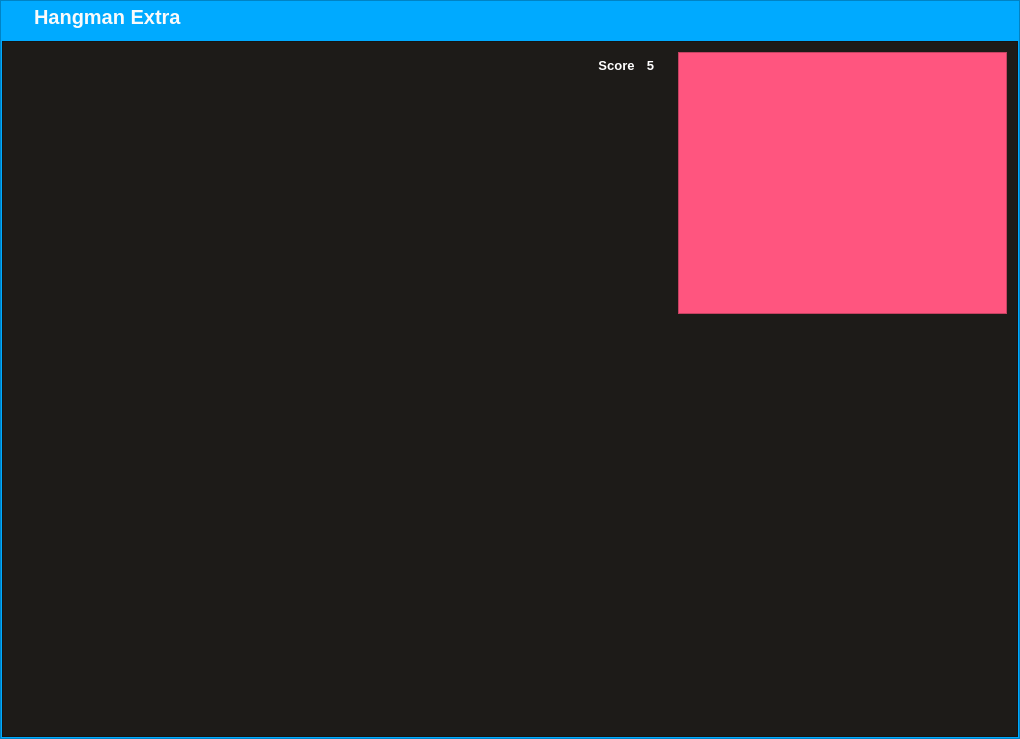
<?xml version="1.0" encoding="UTF-8"?>
<ui version="4.0">
 <class>Form</class>
 <widget class="QWidget" name="Form">
  <property name="geometry">
   <rect>
    <x>0</x>
    <y>0</y>
    <width>1020</width>
    <height>739</height>
   </rect>
  </property>
  <property name="windowTitle">
   <string>Form</string>
  </property>
  <layout class="QVBoxLayout" name="verticalLayout_5">
   <property name="spacing">
    <number>0</number>
   </property>
   <property name="leftMargin">
    <number>0</number>
   </property>
   <property name="topMargin">
    <number>0</number>
   </property>
   <property name="rightMargin">
    <number>0</number>
   </property>
   <property name="bottomMargin">
    <number>0</number>
   </property>
   <item>
    <widget class="QFrame" name="gameView">
     <property name="styleSheet">
      <string notr="true">background-color: rgb(0, 170, 255);</string>
     </property>
     <property name="frameShape">
      <enum>QFrame::StyledPanel</enum>
     </property>
     <property name="frameShadow">
      <enum>QFrame::Raised</enum>
     </property>
     <layout class="QVBoxLayout" name="verticalLayout_4">
      <property name="spacing">
       <number>9</number>
      </property>
      <property name="leftMargin">
       <number>1</number>
      </property>
      <property name="topMargin">
       <number>1</number>
      </property>
      <property name="rightMargin">
       <number>1</number>
      </property>
      <property name="bottomMargin">
       <number>1</number>
      </property>
      <item>
       <widget class="QFrame" name="title_bar_frame">
        <property name="maximumSize">
         <size>
          <width>16777215</width>
          <height>30</height>
         </size>
        </property>
        <property name="styleSheet">
         <string notr="true">background-color: transparent;</string>
        </property>
        <property name="frameShape">
         <enum>QFrame::StyledPanel</enum>
        </property>
        <property name="frameShadow">
         <enum>QFrame::Raised</enum>
        </property>
        <layout class="QHBoxLayout" name="horizontalLayout_6">
         <property name="spacing">
          <number>0</number>
         </property>
         <property name="leftMargin">
          <number>0</number>
         </property>
         <property name="topMargin">
          <number>0</number>
         </property>
         <property name="rightMargin">
          <number>0</number>
         </property>
         <property name="bottomMargin">
          <number>0</number>
         </property>
         <item>
          <widget class="QFrame" name="title_bar_container">
           <property name="maximumSize">
            <size>
             <width>16777215</width>
             <height>70</height>
            </size>
           </property>
           <property name="styleSheet">
            <string notr="true">background-color: transparent;</string>
           </property>
           <property name="frameShape">
            <enum>QFrame::StyledPanel</enum>
           </property>
           <property name="frameShadow">
            <enum>QFrame::Raised</enum>
           </property>
           <layout class="QHBoxLayout" name="horizontalLayout_8">
            <property name="spacing">
             <number>0</number>
            </property>
            <property name="leftMargin">
             <number>30</number>
            </property>
            <property name="topMargin">
             <number>0</number>
            </property>
            <property name="rightMargin">
             <number>0</number>
            </property>
            <property name="bottomMargin">
             <number>0</number>
            </property>
            <item>
             <widget class="QLabel" name="title_bar">
              <property name="styleSheet">
               <string notr="true">font: bold 20px;
color: rgb(250, 250, 250);</string>
              </property>
              <property name="text">
               <string>Hangman Extra</string>
              </property>
             </widget>
            </item>
           </layout>
          </widget>
         </item>
         <item>
          <widget class="QFrame" name="tool_box">
           <property name="maximumSize">
            <size>
             <width>150</width>
             <height>150</height>
            </size>
           </property>
           <property name="styleSheet">
            <string notr="true">background-color: transparent;</string>
           </property>
           <property name="frameShape">
            <enum>QFrame::StyledPanel</enum>
           </property>
           <property name="frameShadow">
            <enum>QFrame::Raised</enum>
           </property>
           <layout class="QHBoxLayout" name="horizontalLayout_9">
            <property name="spacing">
             <number>0</number>
            </property>
            <property name="leftMargin">
             <number>0</number>
            </property>
            <property name="topMargin">
             <number>0</number>
            </property>
            <property name="rightMargin">
             <number>0</number>
            </property>
            <property name="bottomMargin">
             <number>0</number>
            </property>
            <item>
             <widget class="QPushButton" name="minimizeButton">
              <property name="styleSheet">
               <string notr="true">QPushButton {
    background-color: transparent;
	color: rgb(255, 255, 255);
	border-radius: 10px;

    font: 35px;
    padding: 6px;
}


QPushButton:hover{
    
	background-color: rgb(170, 170, 255);
}

QPushButton:pressed {
    
	background-color: rgb(85, 85, 255);
	border-color: rgb(180, 180, 180);
}</string>
              </property>
              <property name="text">
               <string/>
              </property>
              <property name="icon">
               <iconset>
                <normaloff>../minimize.png</normaloff>../minimize.png</iconset>
              </property>
             </widget>
            </item>
            <item>
             <widget class="QPushButton" name="restoreButton">
              <property name="styleSheet">
               <string notr="true">QPushButton {
    background-color: transparent;
	color: rgb(255, 255, 255);
	border-radius: 10px;

    font: 35px;
    padding: 6px;
}


QPushButton:hover{
    
	background-color: rgb(170, 255, 127);
}

QPushButton:pressed {
    
	background-color: rgb(0, 170, 127);
	border-color: rgb(180, 180, 180);
}</string>
              </property>
              <property name="text">
               <string/>
              </property>
              <property name="icon">
               <iconset>
                <normaloff>../fullscreen.png</normaloff>../fullscreen.png</iconset>
              </property>
             </widget>
            </item>
            <item>
             <widget class="QPushButton" name="closeButton">
              <property name="styleSheet">
               <string notr="true">QPushButton {
    background-color: transparent;
	color: rgb(255, 255, 255);
	border-radius: 10px;

    font: 35px;
    padding: 6px;
}


QPushButton:hover{
    
	background-color: ;
	background-color: rgb(255, 85, 0);
}

QPushButton:pressed {
    
	background-color: rgb(208, 0, 0);
	border-color: rgb(180, 180, 180);
}</string>
              </property>
              <property name="text">
               <string/>
              </property>
              <property name="icon">
               <iconset>
                <normaloff>../X.png</normaloff>../X.png</iconset>
              </property>
             </widget>
            </item>
           </layout>
          </widget>
         </item>
        </layout>
       </widget>
      </item>
      <item>
       <widget class="QFrame" name="mainContainer">
        <property name="styleSheet">
         <string notr="true">background-color: rgb(29, 27, 24);</string>
        </property>
        <property name="frameShape">
         <enum>QFrame::StyledPanel</enum>
        </property>
        <property name="frameShadow">
         <enum>QFrame::Raised</enum>
        </property>
        <layout class="QVBoxLayout" name="verticalLayout_3">
         <item>
          <widget class="QFrame" name="hangmanViewContainer">
           <property name="sizePolicy">
            <sizepolicy hsizetype="Minimum" vsizetype="Preferred">
             <horstretch>0</horstretch>
             <verstretch>4</verstretch>
            </sizepolicy>
           </property>
           <property name="minimumSize">
            <size>
             <width>250</width>
             <height>0</height>
            </size>
           </property>
           <property name="styleSheet">
            <string notr="true">background-color: transparent;</string>
           </property>
           <property name="frameShape">
            <enum>QFrame::StyledPanel</enum>
           </property>
           <property name="frameShadow">
            <enum>QFrame::Raised</enum>
           </property>
           <layout class="QHBoxLayout" name="horizontalLayout_2">
            <property name="leftMargin">
             <number>0</number>
            </property>
            <property name="topMargin">
             <number>0</number>
            </property>
            <property name="rightMargin">
             <number>0</number>
            </property>
            <property name="bottomMargin">
             <number>0</number>
            </property>
            <item>
             <widget class="QFrame" name="frame_3">
              <property name="sizePolicy">
               <sizepolicy hsizetype="Preferred" vsizetype="Preferred">
                <horstretch>2</horstretch>
                <verstretch>0</verstretch>
               </sizepolicy>
              </property>
              <property name="styleSheet">
               <string notr="true">background-color: transparent;</string>
              </property>
              <property name="frameShape">
               <enum>QFrame::StyledPanel</enum>
              </property>
              <property name="frameShadow">
               <enum>QFrame::Raised</enum>
              </property>
              <layout class="QVBoxLayout" name="verticalLayout_9">
               <property name="spacing">
                <number>0</number>
               </property>
               <property name="leftMargin">
                <number>0</number>
               </property>
               <property name="topMargin">
                <number>0</number>
               </property>
               <property name="rightMargin">
                <number>0</number>
               </property>
               <property name="bottomMargin">
                <number>0</number>
               </property>
               <item>
                <widget class="QFrame" name="frame_4">
                 <property name="sizePolicy">
                  <sizepolicy hsizetype="Preferred" vsizetype="Preferred">
                   <horstretch>1</horstretch>
                   <verstretch>0</verstretch>
                  </sizepolicy>
                 </property>
                 <property name="minimumSize">
                  <size>
                   <width>20</width>
                   <height>25</height>
                  </size>
                 </property>
                 <property name="styleSheet">
                  <string notr="true">background-color: transparent;</string>
                 </property>
                 <property name="frameShape">
                  <enum>QFrame::StyledPanel</enum>
                 </property>
                 <property name="frameShadow">
                  <enum>QFrame::Raised</enum>
                 </property>
                 <layout class="QHBoxLayout" name="horizontalLayout_4">
                  <property name="spacing">
                   <number>0</number>
                  </property>
                  <property name="leftMargin">
                   <number>0</number>
                  </property>
                  <property name="topMargin">
                   <number>0</number>
                  </property>
                  <property name="rightMargin">
                   <number>0</number>
                  </property>
                  <property name="bottomMargin">
                   <number>0</number>
                  </property>
                  <item>
                   <widget class="QFrame" name="lifeView">
                    <property name="sizePolicy">
                     <sizepolicy hsizetype="Preferred" vsizetype="Minimum">
                      <horstretch>3</horstretch>
                      <verstretch>0</verstretch>
                     </sizepolicy>
                    </property>
                    <property name="minimumSize">
                     <size>
                      <width>0</width>
                      <height>20</height>
                     </size>
                    </property>
                    <property name="styleSheet">
                     <string notr="true">background-color: transparent;</string>
                    </property>
                    <property name="frameShape">
                     <enum>QFrame::StyledPanel</enum>
                    </property>
                    <property name="frameShadow">
                     <enum>QFrame::Raised</enum>
                    </property>
                   </widget>
                  </item>
                  <item>
                   <widget class="QFrame" name="frame_2">
                    <property name="sizePolicy">
                     <sizepolicy hsizetype="Preferred" vsizetype="Preferred">
                      <horstretch>4</horstretch>
                      <verstretch>0</verstretch>
                     </sizepolicy>
                    </property>
                    <property name="styleSheet">
                     <string notr="true">background-color: transparent;</string>
                    </property>
                    <property name="frameShape">
                     <enum>QFrame::StyledPanel</enum>
                    </property>
                    <property name="frameShadow">
                     <enum>QFrame::Raised</enum>
                    </property>
                   </widget>
                  </item>
                  <item>
                   <widget class="QFrame" name="frame">
                    <property name="sizePolicy">
                     <sizepolicy hsizetype="Preferred" vsizetype="Preferred">
                      <horstretch>1</horstretch>
                      <verstretch>0</verstretch>
                     </sizepolicy>
                    </property>
                    <property name="styleSheet">
                     <string notr="true">background-color: transparent;</string>
                    </property>
                    <property name="frameShape">
                     <enum>QFrame::StyledPanel</enum>
                    </property>
                    <property name="frameShadow">
                     <enum>QFrame::Raised</enum>
                    </property>
                    <layout class="QHBoxLayout" name="horizontalLayout">
                     <property name="topMargin">
                      <number>0</number>
                     </property>
                     <property name="bottomMargin">
                      <number>0</number>
                     </property>
                     <item>
                      <widget class="QLabel" name="scoreLabel">
                       <property name="sizePolicy">
                        <sizepolicy hsizetype="Preferred" vsizetype="Preferred">
                         <horstretch>1</horstretch>
                         <verstretch>0</verstretch>
                        </sizepolicy>
                       </property>
                       <property name="styleSheet">
                        <string notr="true">color: white;
font-size: 10pt;
font-weight: bold;</string>
                       </property>
                       <property name="text">
                        <string>Score</string>
                       </property>
                       <property name="alignment">
                        <set>Qt::AlignCenter</set>
                       </property>
                      </widget>
                     </item>
                     <item>
                      <widget class="QLabel" name="remainingAttemptsNumLabel">
                       <property name="sizePolicy">
                        <sizepolicy hsizetype="Preferred" vsizetype="Preferred">
                         <horstretch>2</horstretch>
                         <verstretch>0</verstretch>
                        </sizepolicy>
                       </property>
                       <property name="font">
                        <font>
                         <pointsize>10</pointsize>
                         <bold>true</bold>
                        </font>
                       </property>
                       <property name="styleSheet">
                        <string notr="true">color: white;
font-size: 10pt;
font-weight: bold;</string>
                       </property>
                       <property name="text">
                        <string>5</string>
                       </property>
                       <property name="textFormat">
                        <enum>Qt::RichText</enum>
                       </property>
                       <property name="alignment">
                        <set>Qt::AlignCenter</set>
                       </property>
                      </widget>
                     </item>
                    </layout>
                   </widget>
                  </item>
                 </layout>
                </widget>
               </item>
               <item>
                <widget class="QFrame" name="hangmanView">
                 <property name="sizePolicy">
                  <sizepolicy hsizetype="Preferred" vsizetype="Preferred">
                   <horstretch>0</horstretch>
                   <verstretch>10</verstretch>
                  </sizepolicy>
                 </property>
                 <property name="minimumSize">
                  <size>
                   <width>0</width>
                   <height>200</height>
                  </size>
                 </property>
                 <property name="styleSheet">
                  <string notr="true">background-color: transparent;</string>
                 </property>
                 <property name="frameShape">
                  <enum>QFrame::StyledPanel</enum>
                 </property>
                 <property name="frameShadow">
                  <enum>QFrame::Raised</enum>
                 </property>
                </widget>
               </item>
              </layout>
             </widget>
            </item>
            <item>
             <widget class="QFrame" name="cameraView">
              <property name="sizePolicy">
               <sizepolicy hsizetype="Preferred" vsizetype="Preferred">
                <horstretch>1</horstretch>
                <verstretch>0</verstretch>
               </sizepolicy>
              </property>
              <property name="styleSheet">
               <string notr="true">background-color: rgb(255, 85, 127);</string>
              </property>
              <property name="frameShape">
               <enum>QFrame::StyledPanel</enum>
              </property>
              <property name="frameShadow">
               <enum>QFrame::Raised</enum>
              </property>
             </widget>
            </item>
           </layout>
          </widget>
         </item>
         <item>
          <widget class="QFrame" name="wordInputView">
           <property name="sizePolicy">
            <sizepolicy hsizetype="Preferred" vsizetype="Preferred">
             <horstretch>0</horstretch>
             <verstretch>1</verstretch>
            </sizepolicy>
           </property>
           <property name="minimumSize">
            <size>
             <width>400</width>
             <height>100</height>
            </size>
           </property>
           <property name="styleSheet">
            <string notr="true">background-color: transparent;</string>
           </property>
           <property name="frameShape">
            <enum>QFrame::StyledPanel</enum>
           </property>
           <property name="frameShadow">
            <enum>QFrame::Raised</enum>
           </property>
           <layout class="QVBoxLayout" name="verticalLayout">
            <property name="spacing">
             <number>0</number>
            </property>
            <property name="leftMargin">
             <number>0</number>
            </property>
            <property name="topMargin">
             <number>0</number>
            </property>
            <property name="rightMargin">
             <number>0</number>
            </property>
            <property name="bottomMargin">
             <number>0</number>
            </property>
           </layout>
          </widget>
         </item>
         <item>
          <widget class="QFrame" name="keyboardView">
           <property name="sizePolicy">
            <sizepolicy hsizetype="Preferred" vsizetype="Preferred">
             <horstretch>0</horstretch>
             <verstretch>3</verstretch>
            </sizepolicy>
           </property>
           <property name="minimumSize">
            <size>
             <width>0</width>
             <height>300</height>
            </size>
           </property>
           <property name="styleSheet">
            <string notr="true">background-color: transparent;</string>
           </property>
           <property name="frameShape">
            <enum>QFrame::StyledPanel</enum>
           </property>
           <property name="frameShadow">
            <enum>QFrame::Raised</enum>
           </property>
           <layout class="QVBoxLayout" name="verticalLayout_2">
            <property name="spacing">
             <number>0</number>
            </property>
            <property name="leftMargin">
             <number>0</number>
            </property>
            <property name="topMargin">
             <number>0</number>
            </property>
            <property name="rightMargin">
             <number>0</number>
            </property>
            <property name="bottomMargin">
             <number>0</number>
            </property>
           </layout>
          </widget>
         </item>
        </layout>
       </widget>
      </item>
     </layout>
    </widget>
   </item>
  </layout>
 </widget>
 <resources>
  <include location="../PycharmProjects/Club/Morse_Siganl_CC/img.qrc"/>
 </resources>
 <connections/>
</ui>
